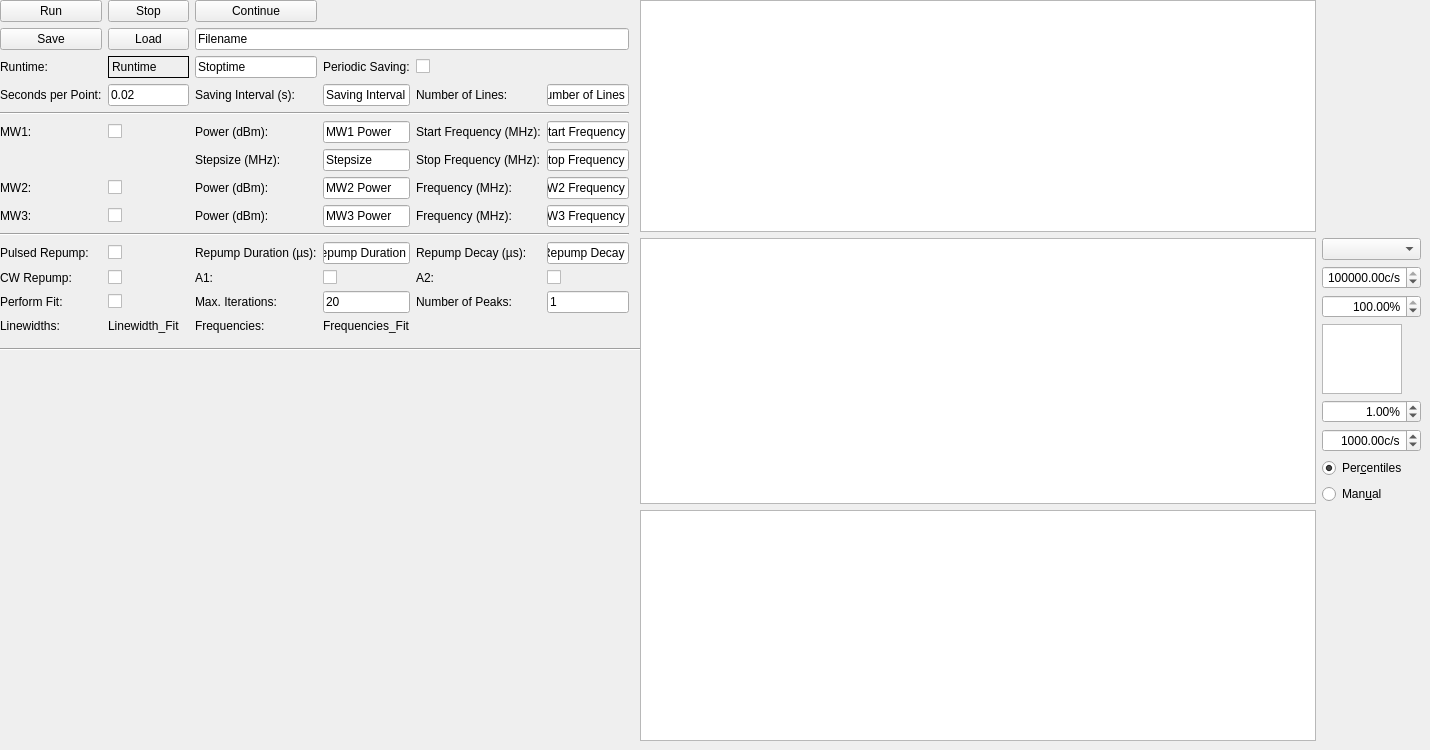
      <widget class="QWidget" name="tab_2">
       <attribute name="title">
        <string>Test</string>
       </attribute>
       <widget class="QWidget" name="gridLayoutWidget_2">
        <property name="geometry">
         <rect>
          <x>0</x>
          <y>0</y>
          <width>641</width>
          <height>351</height>
         </rect>
        </property>
        <layout class="QGridLayout" name="gridLayout_2">
         <item row="6" column="2">
          <widget class="QLabel" name="label_36">
           <property name="text">
            <string>Stepsize (MHz):</string>
           </property>
          </widget>
         </item>
         <item row="8" column="4">
          <widget class="QLabel" name="label_46">
           <property name="text">
            <string>Frequency (MHz):</string>
           </property>
          </widget>
         </item>
         <item row="7" column="0">
          <widget class="QLabel" name="label_35">
           <property name="text">
            <string>MW2:</string>
           </property>
          </widget>
         </item>
         <item row="11" column="5">
          <widget class="QCheckBox" name="cw_A2_CheckBox_2">
           <property name="text">
            <string/>
           </property>
          </widget>
         </item>
         <item row="3" column="0">
          <widget class="QLabel" name="label_24">
           <property name="text">
            <string>Seconds per Point:</string>
           </property>
          </widget>
         </item>
         <item row="12" column="5">
          <widget class="QLineEdit" name="cw_NumberOfPeaks_LineEdit_2">
           <property name="text">
            <string>1</string>
           </property>
          </widget>
         </item>
         <item row="0" column="1">
          <widget class="QPushButton" name="cw_Stop_Button_2">
           <property name="text">
            <string>Stop</string>
           </property>
          </widget>
         </item>
         <item row="5" column="2">
          <widget class="QLabel" name="label_41">
           <property name="text">
            <string>Power (dBm):</string>
           </property>
          </widget>
         </item>
         <item row="12" column="3">
          <widget class="QLineEdit" name="cw_MaxIterations_LineEdit_2">
           <property name="text">
            <string>20</string>
           </property>
          </widget>
         </item>
         <item row="12" column="2">
          <widget class="QLabel" name="label_45">
           <property name="text">
            <string>Max. Iterations:</string>
           </property>
          </widget>
         </item>
         <item row="10" column="1">
          <widget class="QCheckBox" name="cw_PulsedRepump_CheckBox_2">
           <property name="text">
            <string/>
           </property>
          </widget>
         </item>
         <item row="6" column="4">
          <widget class="QLabel" name="label_48">
           <property name="text">
            <string>Stop Frequency (MHz):</string>
           </property>
          </widget>
         </item>
         <item row="3" column="3">
          <widget class="QLineEdit" name="cw_Interval_LineEdit_2">
           <property name="text">
            <string>Saving Interval</string>
           </property>
          </widget>
         </item>
         <item row="2" column="1">
          <widget class="QLabel" name="cw_Runtime_Label_2">
           <property name="frameShape">
            <enum>QFrame::Box</enum>
           </property>
           <property name="text">
            <string>Runtime</string>
           </property>
          </widget>
         </item>
         <item row="5" column="4">
          <widget class="QLabel" name="label_31">
           <property name="text">
            <string>Start Frequency (MHz):</string>
           </property>
          </widget>
         </item>
         <item row="11" column="2">
          <widget class="QLabel" name="label_39">
           <property name="text">
            <string>A1:</string>
           </property>
          </widget>
         </item>
         <item row="10" column="2">
          <widget class="QLabel" name="label_42">
           <property name="text">
            <string>Repump Duration (µs):</string>
           </property>
          </widget>
         </item>
         <item row="5" column="0">
          <widget class="QLabel" name="label_29">
           <property name="text">
            <string>MW1:</string>
           </property>
          </widget>
         </item>
         <item row="14" column="3">
          <spacer name="verticalSpacer">
           <property name="orientation">
            <enum>Qt::Vertical</enum>
           </property>
           <property name="sizeHint" stdset="0">
            <size>
             <width>20</width>
             <height>40</height>
            </size>
           </property>
          </spacer>
         </item>
         <item row="11" column="4">
          <widget class="QLabel" name="label_43">
           <property name="text">
            <string>A2:</string>
           </property>
          </widget>
         </item>
         <item row="5" column="1">
          <widget class="QCheckBox" name="cw_MW1_CheckBox_2">
           <property name="text">
            <string/>
           </property>
          </widget>
         </item>
         <item row="5" column="3">
          <widget class="QLineEdit" name="cw_MW1_Power_LineEdit_2">
           <property name="text">
            <string>MW1 Power</string>
           </property>
          </widget>
         </item>
         <item row="2" column="4">
          <widget class="QCheckBox" name="cw_PeriodicSaving_CheckBox_2">
           <property name="text">
            <string/>
           </property>
          </widget>
         </item>
         <item row="7" column="4">
          <widget class="QLabel" name="label_37">
           <property name="text">
            <string>Frequency (MHz):</string>
           </property>
          </widget>
         </item>
         <item row="6" column="3">
          <widget class="QLineEdit" name="cw_Stepsize_LineEdit_2">
           <property name="text">
            <string>Stepsize</string>
           </property>
          </widget>
         </item>
         <item row="10" column="0">
          <widget class="QLabel" name="label_22">
           <property name="text">
            <string>Pulsed Repump:</string>
           </property>
          </widget>
         </item>
         <item row="13" column="2">
          <widget class="QLabel" name="label_47">
           <property name="text">
            <string>Frequencies:</string>
           </property>
          </widget>
         </item>
         <item row="8" column="3">
          <widget class="QLineEdit" name="cw_MW3_Power_LineEdit_2">
           <property name="text">
            <string>MW3 Power</string>
           </property>
          </widget>
         </item>
         <item row="8" column="2">
          <widget class="QLabel" name="label2">
           <property name="text">
            <string>Power (dBm):</string>
           </property>
          </widget>
         </item>
         <item row="8" column="5">
          <widget class="QLineEdit" name="cw_MW3_Freq_LineEdit_2">
           <property name="text">
            <string>MW3 Frequency</string>
           </property>
          </widget>
         </item>
         <item row="11" column="3">
          <widget class="QCheckBox" name="cw_A1_CheckBox_2">
           <property name="text">
            <string/>
           </property>
          </widget>
         </item>
         <item row="0" column="0">
          <widget class="QPushButton" name="cw_Run_Button_2">
           <property name="text">
            <string>Run</string>
           </property>
          </widget>
         </item>
         <item row="17" column="0" colspan="8">
          <widget class="Line" name="line_8">
           <property name="orientation">
            <enum>Qt::Horizontal</enum>
           </property>
          </widget>
         </item>
         <item row="11" column="1">
          <widget class="QCheckBox" name="cw_CWRepump_CheckBox_2">
           <property name="text">
            <string/>
           </property>
          </widget>
         </item>
         <item row="10" column="5">
          <widget class="QLineEdit" name="cw_RepumpDecay_LineEdit_2">
           <property name="text">
            <string>Repump Decay</string>
           </property>
          </widget>
         </item>
         <item row="7" column="3">
          <widget class="QLineEdit" name="cw_MW2_Power_LineEdit_2">
           <property name="text">
            <string>MW2 Power</string>
           </property>
          </widget>
         </item>
         <item row="12" column="1">
          <widget class="QCheckBox" name="cw_PerformFit_CheckBox_2">
           <property name="text">
            <string/>
           </property>
          </widget>
         </item>
         <item row="10" column="4">
          <widget class="QLabel" name="label_38">
           <property name="text">
            <string>Repump Decay (µs):</string>
           </property>
          </widget>
         </item>
         <item row="13" column="3">
          <widget class="QLabel" name="cw_Frequencies_Fit_Label_2">
           <property name="text">
            <string>Frequencies_Fit</string>
           </property>
          </widget>
         </item>
         <item row="10" column="3">
          <widget class="QLineEdit" name="cw_RepumpDuration_LineEdit_2">
           <property name="text">
            <string>Repump Duration</string>
           </property>
          </widget>
         </item>
         <item row="2" column="2">
          <widget class="QLineEdit" name="cw_Stoptime_LineEdit_2">
           <property name="text">
            <string>Stoptime</string>
           </property>
          </widget>
         </item>
         <item row="13" column="1">
          <widget class="QLabel" name="cw_Linewidths_Fit_Label_2">
           <property name="text">
            <string>Linewidth_Fit</string>
           </property>
          </widget>
         </item>
         <item row="3" column="5">
          <widget class="QLineEdit" name="cw_NumberOfLines_LlineEdit_2">
           <property name="text">
            <string>Number of Lines</string>
           </property>
          </widget>
         </item>
         <item row="0" column="2">
          <widget class="QPushButton" name="cw_Continue_Button_2">
           <property name="text">
            <string>Continue</string>
           </property>
          </widget>
         </item>
         <item row="5" column="5">
          <widget class="QLineEdit" name="cw_StartFreq_LineEdit_2">
           <property name="text">
            <string>Start Frequency</string>
           </property>
          </widget>
         </item>
         <item row="12" column="0">
          <widget class="QLabel" name="label1">
           <property name="text">
            <string>Perform Fit:</string>
           </property>
          </widget>
         </item>
         <item row="2" column="0">
          <widget class="QLabel" name="label_34">
           <property name="text">
            <string>Runtime:</string>
           </property>
          </widget>
         </item>
         <item row="8" column="1">
          <widget class="QCheckBox" name="cw_MW3_CheckBox_2">
           <property name="text">
            <string/>
           </property>
          </widget>
         </item>
         <item row="13" column="0">
          <widget class="QLabel" name="label_30">
           <property name="text">
            <string>Linewidths:</string>
           </property>
          </widget>
         </item>
         <item row="1" column="0">
          <widget class="QPushButton" name="cw_Save_Button_2">
           <property name="text">
            <string>Save</string>
           </property>
          </widget>
         </item>
         <item row="2" column="3">
          <widget class="QLabel" name="label_32">
           <property name="text">
            <string>Periodic Saving:</string>
           </property>
          </widget>
         </item>
         <item row="6" column="5">
          <widget class="QLineEdit" name="cw_StopFreq_LineEdit_2">
           <property name="text">
            <string>Stop Frequency</string>
           </property>
          </widget>
         </item>
         <item row="7" column="1">
          <widget class="QCheckBox" name="cw_MW2_CheckBox_2">
           <property name="text">
            <string/>
           </property>
          </widget>
         </item>
         <item row="3" column="4">
          <widget class="QLabel" name="label_33">
           <property name="text">
            <string>Number of Lines:</string>
           </property>
          </widget>
         </item>
         <item row="3" column="1">
          <widget class="QLineEdit" name="cw_SecondsPerPoint_LineEdit_2">
           <property name="text">
            <string>0.02</string>
           </property>
          </widget>
         </item>
         <item row="12" column="4">
          <widget class="QLabel" name="label_40">
           <property name="text">
            <string>Number of Peaks:</string>
           </property>
          </widget>
         </item>
         <item row="7" column="2">
          <widget class="QLabel" name="label_44">
           <property name="text">
            <string>Power (dBm):</string>
           </property>
          </widget>
         </item>
         <item row="1" column="2" colspan="4">
          <widget class="QLineEdit" name="cw_Filename_LineEdit_2">
           <property name="text">
            <string>Filename</string>
           </property>
          </widget>
         </item>
         <item row="1" column="1">
          <widget class="QPushButton" name="cw_Load_Button_2">
           <property name="text">
            <string>Load</string>
           </property>
          </widget>
         </item>
         <item row="11" column="0">
          <widget class="QLabel" name="label_49">
           <property name="text">
            <string>CW Repump:</string>
           </property>
          </widget>
         </item>
         <item row="8" column="0">
          <widget class="QLabel" name="label0">
           <property name="text">
            <string>MW3:</string>
           </property>
          </widget>
         </item>
         <item row="3" column="2">
          <widget class="QLabel" name="label3">
           <property name="text">
            <string>Saving Interval (s):</string>
           </property>
          </widget>
         </item>
         <item row="7" column="5">
          <widget class="QLineEdit" name="cw_MW2_Freq_LineEdit_2">
           <property name="text">
            <string>MW2 Frequency</string>
           </property>
          </widget>
         </item>
         <item row="4" column="0" colspan="6">
          <widget class="Line" name="line">
           <property name="orientation">
            <enum>Qt::Horizontal</enum>
           </property>
          </widget>
         </item>
         <item row="9" column="0" colspan="6">
          <widget class="Line" name="line_6">
           <property name="orientation">
            <enum>Qt::Horizontal</enum>
           </property>
          </widget>
         </item>
        </layout>
       </widget>
       <widget class="QWidget" name="gridLayoutWidget_3">
        <property name="geometry">
         <rect>
          <x>640</x>
          <y>0</y>
          <width>781</width>
          <height>741</height>
         </rect>
        </property>
        <layout class="QGridLayout" name="gridLayout_3">
         <item row="1" column="1">
          <widget class="PlotWidget" name="cw_odmr_PlotWidget_3">
           <property name="sizePolicy">
            <sizepolicy hsizetype="Expanding" vsizetype="Expanding">
             <horstretch>1</horstretch>
             <verstretch>1</verstretch>
            </sizepolicy>
           </property>
          </widget>
         </item>
         <item row="2" column="1">
          <widget class="PlotWidget" name="cw_odmr_PlotWidget_4">
           <property name="sizePolicy">
            <sizepolicy hsizetype="Expanding" vsizetype="Expanding">
             <horstretch>1</horstretch>
             <verstretch>1</verstretch>
            </sizepolicy>
           </property>
          </widget>
         </item>
         <item row="0" column="1">
          <widget class="PlotWidget" name="cw_odmr_PlotWidget_2">
           <property name="sizePolicy">
            <sizepolicy hsizetype="Expanding" vsizetype="Expanding">
             <horstretch>1</horstretch>
             <verstretch>1</verstretch>
            </sizepolicy>
           </property>
          </widget>
         </item>
         <item row="1" column="2">
          <layout class="QVBoxLayout" name="verticalLayout_2">
           <item>
            <widget class="QComboBox" name="cw_odmr_channel_ComboBox_2"/>
           </item>
           <item>
            <widget class="ScienDSpinBox" name="cw_odmr_cb_max_DoubleSpinBox_2">
             <property name="maximumSize">
              <size>
               <width>100</width>
               <height>16777215</height>
              </size>
             </property>
             <property name="alignment">
              <set>Qt::AlignRight|Qt::AlignTrailing|Qt::AlignVCenter</set>
             </property>
             <property name="suffix">
              <string>c/s</string>
             </property>
             <property name="minimum">
              <double>-10.000000000000000</double>
             </property>
             <property name="maximum">
              <double>1000000000.000000000000000</double>
             </property>
             <property name="value">
              <double>100000.000000000000000</double>
             </property>
            </widget>
           </item>
           <item>
            <widget class="ScienDSpinBox" name="cw_odmr_cb_high_percentile_DoubleSpinBox_2">
             <property name="maximumSize">
              <size>
               <width>100</width>
               <height>16777215</height>
              </size>
             </property>
             <property name="alignment">
              <set>Qt::AlignRight|Qt::AlignTrailing|Qt::AlignVCenter</set>
             </property>
             <property name="suffix">
              <string>%</string>
             </property>
             <property name="minimum">
              <double>0.000000000000000</double>
             </property>
             <property name="maximum">
              <double>100.000000000000000</double>
             </property>
             <property name="value">
              <double>100.000000000000000</double>
             </property>
            </widget>
           </item>
           <item>
            <widget class="PlotWidget" name="cw_odmr_cb_PlotWidget_2">
             <property name="sizePolicy">
              <sizepolicy hsizetype="Expanding" vsizetype="Expanding">
               <horstretch>0</horstretch>
               <verstretch>0</verstretch>
              </sizepolicy>
             </property>
             <property name="maximumSize">
              <size>
               <width>80</width>
               <height>16777215</height>
              </size>
             </property>
            </widget>
           </item>
           <item>
            <widget class="ScienDSpinBox" name="cw_odmr_cb_low_percentile_DoubleSpinBox_2">
             <property name="maximumSize">
              <size>
               <width>100</width>
               <height>16777215</height>
              </size>
             </property>
             <property name="alignment">
              <set>Qt::AlignRight|Qt::AlignTrailing|Qt::AlignVCenter</set>
             </property>
             <property name="suffix">
              <string>%</string>
             </property>
             <property name="minimum">
              <double>0.000000000000000</double>
             </property>
             <property name="maximum">
              <double>100.000000000000000</double>
             </property>
             <property name="value">
              <double>1.000000000000000</double>
             </property>
            </widget>
           </item>
           <item>
            <widget class="ScienDSpinBox" name="cw_odmr_cb_min_DoubleSpinBox_2">
             <property name="maximumSize">
              <size>
               <width>100</width>
               <height>16777215</height>
              </size>
             </property>
             <property name="alignment">
              <set>Qt::AlignRight|Qt::AlignTrailing|Qt::AlignVCenter</set>
             </property>
             <property name="suffix">
              <string>c/s</string>
             </property>
             <property name="minimum">
              <double>-10.000000000000000</double>
             </property>
             <property name="maximum">
              <double>1000000000.000000000000000</double>
             </property>
             <property name="value">
              <double>1000.000000000000000</double>
             </property>
            </widget>
           </item>
           <item>
            <widget class="QRadioButton" name="cw_odmr_cb_centiles_RadioButton_2">
             <property name="text">
              <string>Per&amp;centiles</string>
             </property>
             <property name="checked">
              <bool>true</bool>
             </property>
            </widget>
           </item>
           <item>
            <widget class="QRadioButton" name="cw_odmr_cb_manual_RadioButton_2">
             <property name="text">
              <string>Man&amp;ual</string>
             </property>
            </widget>
           </item>
          </layout>
         </item>
        </layout>
       </widget>
      </widget>
